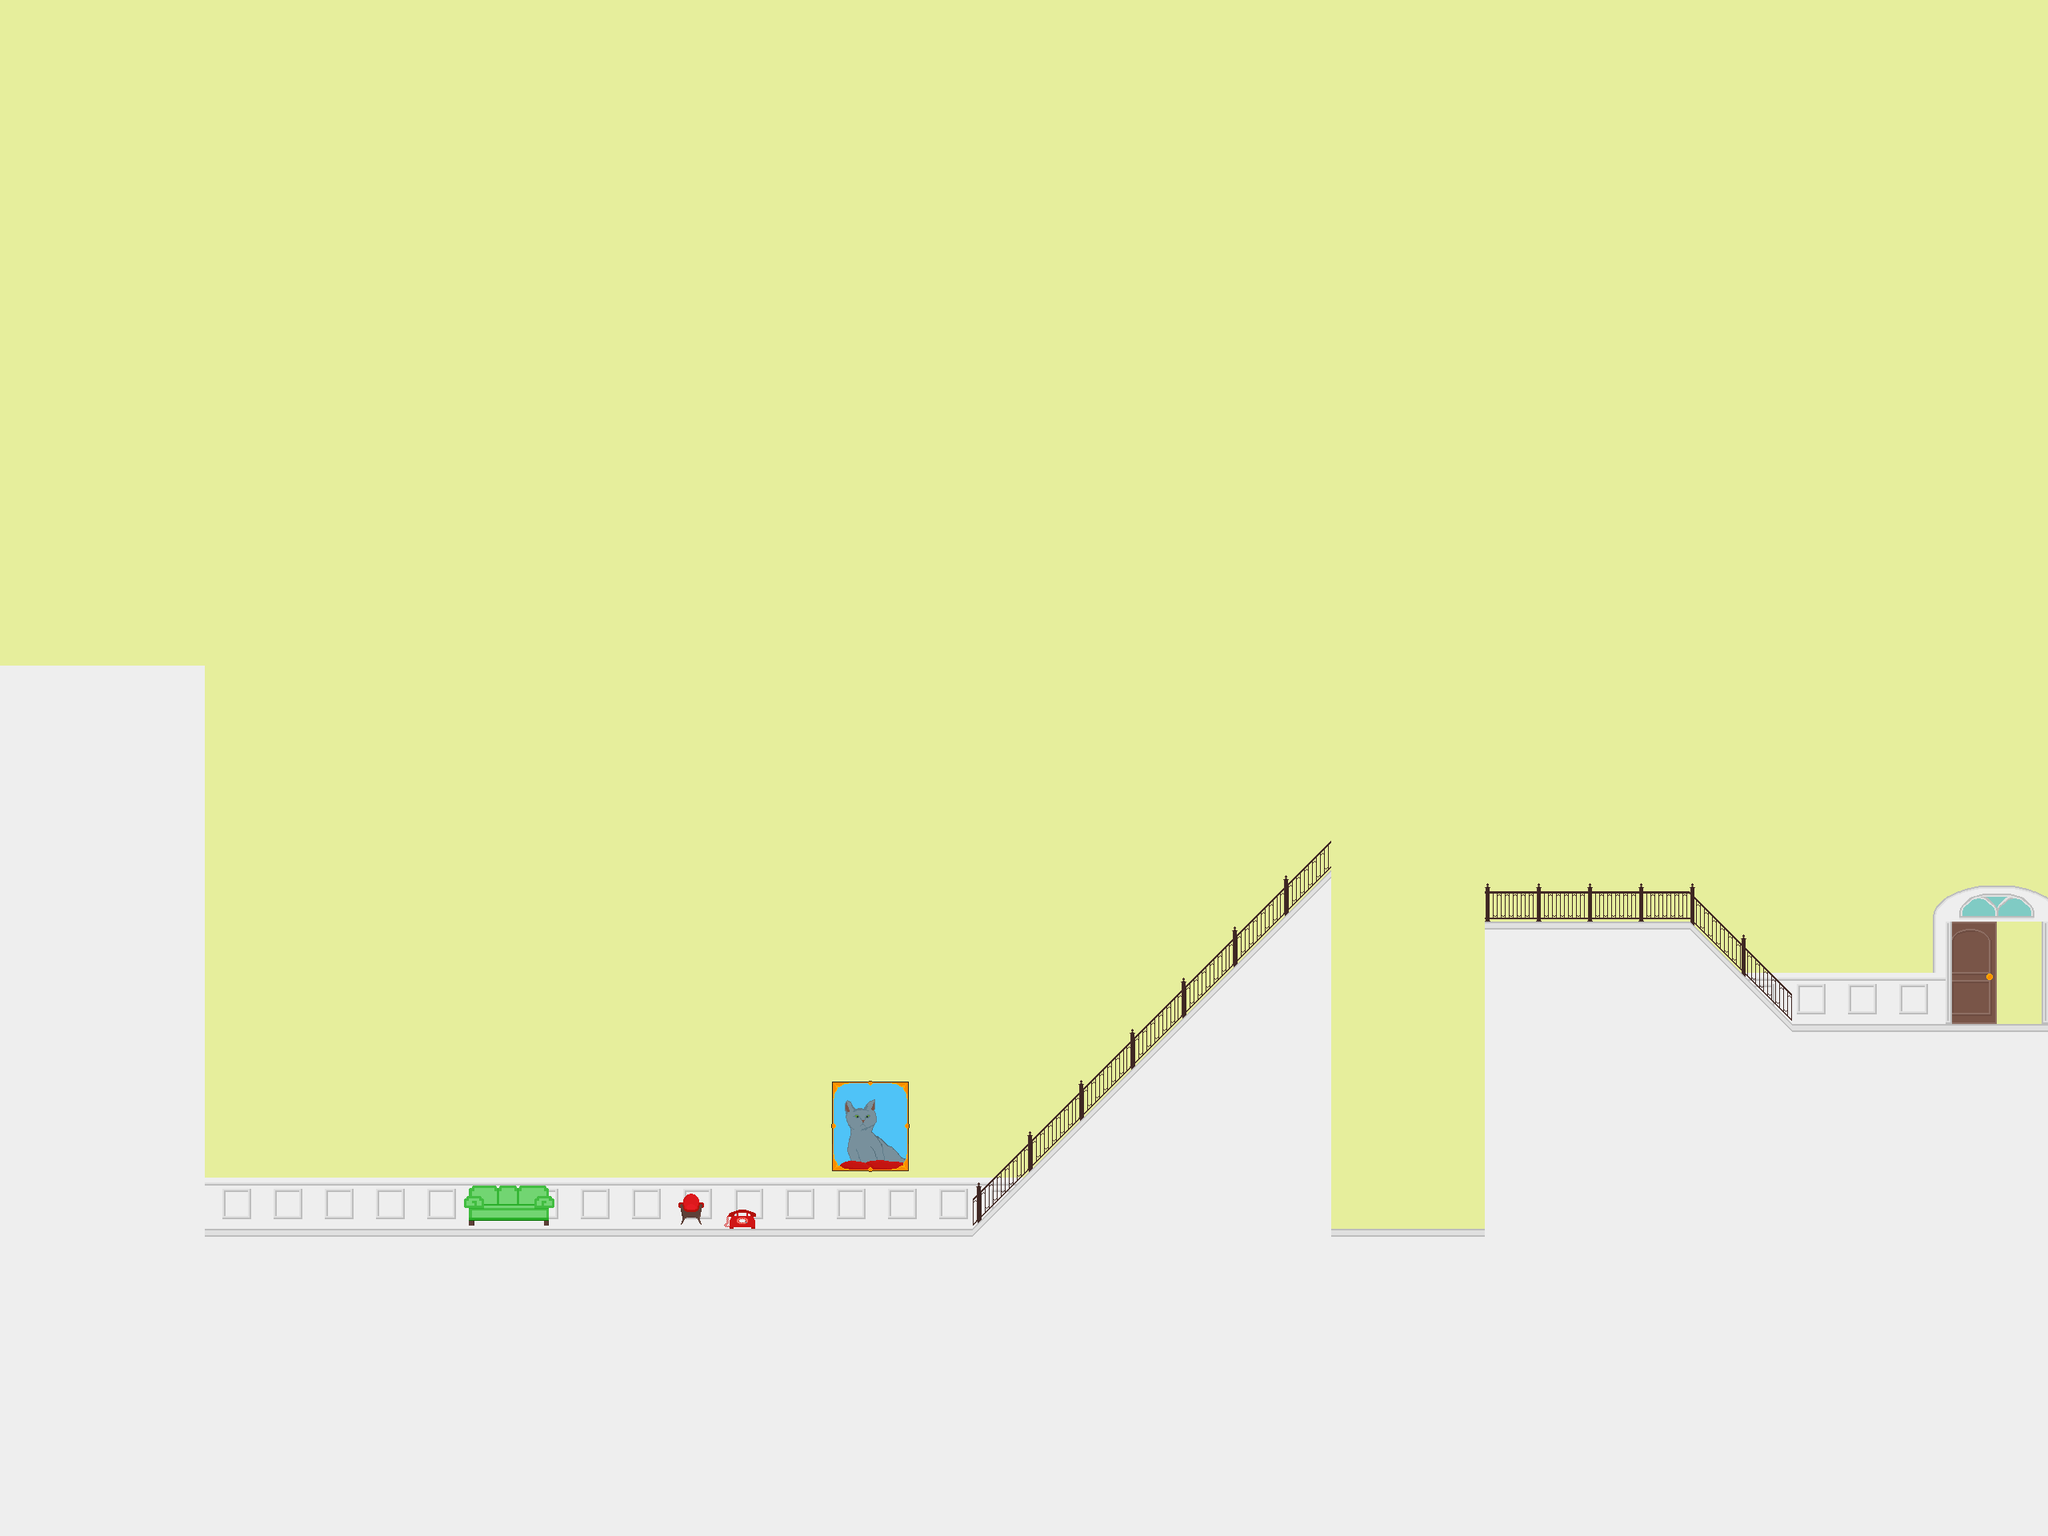

Rendered tile map (Tiled .tmx) drawn with the repository's tilesets; below, a short description and the map source with its tile grids summarised:
An orthogonal 40x30 tile map with 64x64 px tiles, 4 tile layers (bg, bot, mid, foreground), 2 tilesets and 6 objects (2x cutscene, left, right, death).

<map version="1.0" orientation="orthogonal" renderorder="right-down" width="40" height="30" tilewidth="64" tileheight="64" nextobjectid="74">
 <tileset firstgid="1" name="testtiles" tilewidth="64" tileheight="64" tilecount="100" columns="10">
  <image source="../graphics/testtiles.png" width="640" height="640" />
 </tileset>
 <tileset firstgid="101" name="testtiles2" tilewidth="64" tileheight="64" tilecount="100" columns="10">
  <image source="../graphics/testtiles2.png" width="640" height="640" />
 </tileset>
 <layer name="bg" width="40" height="30">
  <data>[1200 cells, 1200 non-empty, 2 distinct tile ids]</data>
 </layer>
 <layer name="bot" width="40" height="30">
  <data>[1200 cells, 404 non-empty, 20 distinct tile ids]</data>
 </layer>
 <layer name="mid" width="40" height="30">
  <data>[1200 cells, 30 non-empty, 13 distinct tile ids]</data>
 </layer>
 <layer name="foreground" width="40" height="30">
  <data>[1200 cells, 28 non-empty, 6 distinct tile ids]</data>
 </layer>
 <objectgroup name="col">
  <object id="73" x="0" y="960">
   <polyline points="0,0 128,0 256,128 256,576 1216,576 1664,128 1664,576 1856,576 1856,192 2112,192 2240,320 2560,320" />
  </object>
 </objectgroup>
 <objectgroup name="doors" visible="0">
  <object id="48" name="left" x="267.5" y="1473" width="50" height="33">
   <ellipse />
  </object>
  <object id="64" name="right" gid="60" x="2496" y="1216" width="64" height="64" />
 </objectgroup>
 <objectgroup name="objects" visible="0">
  <object id="62" name="death" type="death" x="1664" y="1536" visible="0">
   <polyline points="0,0 192,0" />
  </object>
  <object id="67" name="controls" type="cutscene" x="255.667" y="1464.83" width="50" height="33">
   <ellipse />
  </object>
  <object id="68" name="openingScene" type="cutscene" x="914.667" y="1423.17" width="50" height="33">
   <ellipse />
  </object>
 </objectgroup>
 <objectgroup name="enemies" visible="0" />
 <objectgroup name="temp" visible="0" />
</map>
